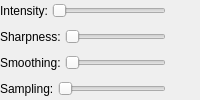
<?xml version="1.0" encoding="UTF-8"?>
<ui version="4.0">
 <class>EffectOutputPanel</class>
 <widget class="QWidget" name="EffectOutputPanel">
  <layout class="QVBoxLayout" name="verticalLayout">
   <property name="spacing">
    <number>4</number>
   </property>
   <property name="leftMargin">
    <number>0</number>
   </property>
   <property name="topMargin">
    <number>0</number>
   </property>
   <property name="rightMargin">
    <number>0</number>
   </property>
   <property name="bottomMargin">
    <number>0</number>
   </property>
   <item>
    <layout class="QHBoxLayout" name="intensityRow">
     <item>
      <widget class="QLabel" name="intensityCaption">
       <property name="text">
        <string>Intensity:</string>
       </property>
      </widget>
     </item>
     <item>
      <widget class="QSlider" name="intensitySlider">
       <property name="minimum">
        <number>0</number>
       </property>
       <property name="maximum">
        <number>200</number>
       </property>
       <property name="orientation">
        <enum>Qt::Horizontal</enum>
       </property>
       <property name="toolTip">
        <string>Global intensity multiplier (0 = off, 100 = normal, 200 = 2x)</string>
       </property>
      </widget>
     </item>
     <item>
      <widget class="QLabel" name="intensityLabel">
       <property name="minimumSize">
        <size>
         <width>30</width>
         <height>0</height>
        </size>
       </property>
      </widget>
     </item>
    </layout>
   </item>
   <item>
    <layout class="QHBoxLayout" name="sharpnessRow">
     <item>
      <widget class="QLabel" name="sharpnessCaption">
       <property name="text">
        <string>Sharpness:</string>
       </property>
      </widget>
     </item>
     <item>
      <widget class="QSlider" name="sharpnessSlider">
       <property name="minimum">
        <number>0</number>
       </property>
       <property name="maximum">
        <number>200</number>
       </property>
       <property name="orientation">
        <enum>Qt::Horizontal</enum>
       </property>
       <property name="toolTip">
        <string>Contrast: 0 = natural (recommended for Room Ambilight), higher = crisper. Does not darken at low values.</string>
       </property>
      </widget>
     </item>
     <item>
      <widget class="QLabel" name="sharpnessLabel">
       <property name="minimumSize">
        <size>
         <width>30</width>
         <height>0</height>
        </size>
       </property>
      </widget>
     </item>
    </layout>
   </item>
   <item>
    <layout class="QHBoxLayout" name="smoothingRow">
     <item>
      <widget class="QLabel" name="smoothingCaption">
       <property name="text">
        <string>Smoothing:</string>
       </property>
      </widget>
     </item>
     <item>
      <widget class="QSlider" name="smoothingSlider">
       <property name="minimum">
        <number>0</number>
       </property>
       <property name="maximum">
        <number>100</number>
       </property>
       <property name="orientation">
        <enum>Qt::Horizontal</enum>
       </property>
       <property name="toolTip">
        <string>Global temporal smoothing hint (0 = off). Effects that support it blend frame-to-frame to reduce low-FPS stepping.</string>
       </property>
      </widget>
     </item>
     <item>
      <widget class="QLabel" name="smoothingLabel">
       <property name="minimumSize">
        <size>
         <width>30</width>
         <height>0</height>
        </size>
       </property>
      </widget>
     </item>
    </layout>
   </item>
   <item>
    <layout class="QHBoxLayout" name="samplingRow">
     <item>
      <widget class="QLabel" name="samplingCaption">
       <property name="text">
        <string>Sampling:</string>
       </property>
      </widget>
     </item>
     <item>
      <widget class="QSlider" name="samplingResolutionSlider">
       <property name="minimum">
        <number>0</number>
       </property>
       <property name="maximum">
        <number>100</number>
       </property>
       <property name="orientation">
        <enum>Qt::Horizontal</enum>
       </property>
       <property name="toolTip">
        <string>Global sampling detail (100 = full, 0 = blocky). Image/GIF layers: UV quantization (× per-media Resolution). Other effects: LED positions snap to a coarser grid in room bounds (retro / low-res look).</string>
       </property>
      </widget>
     </item>
     <item>
      <widget class="QLabel" name="samplingResolutionLabel">
       <property name="minimumSize">
        <size>
         <width>30</width>
         <height>0</height>
        </size>
       </property>
      </widget>
     </item>
    </layout>
   </item>
  </layout>
 </widget>
 <resources/>
 <connections/>
</ui>
